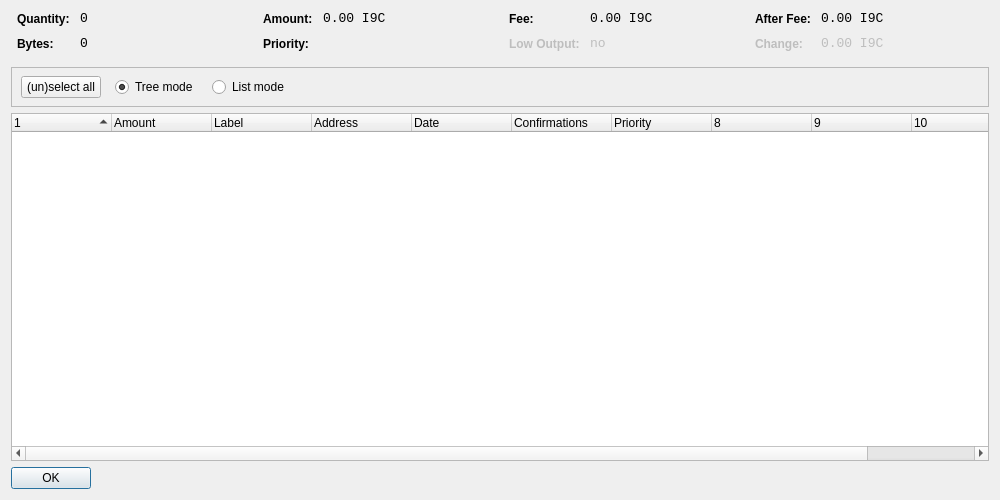
<?xml version="1.0" encoding="UTF-8"?>
<ui version="4.0">
 <class>CoinControlDialog</class>
 <widget class="QDialog" name="CoinControlDialog">
  <property name="geometry">
   <rect>
    <x>0</x>
    <y>0</y>
    <width>1000</width>
    <height>500</height>
   </rect>
  </property>
  <property name="windowTitle">
   <string>Coin Control</string>
  </property>
  <layout class="QVBoxLayout" name="verticalLayout">
   <item>
    <layout class="QHBoxLayout" name="horizontalLayoutTop" stretch="0,0,0,0">
     <property name="topMargin">
      <number>0</number>
     </property>
     <property name="bottomMargin">
      <number>10</number>
     </property>
     <item>
      <layout class="QFormLayout" name="formLayoutCoinControl1">
       <property name="horizontalSpacing">
        <number>10</number>
       </property>
       <property name="verticalSpacing">
        <number>10</number>
       </property>
       <property name="leftMargin">
        <number>6</number>
       </property>
       <property name="rightMargin">
        <number>6</number>
       </property>
       <item row="0" column="0">
        <widget class="QLabel" name="labelCoinControlQuantityText">
         <property name="styleSheet">
          <string notr="true">font-weight:bold;</string>
         </property>
         <property name="text">
          <string>Quantity:</string>
         </property>
        </widget>
       </item>
       <item row="0" column="1">
        <widget class="QLabel" name="labelCoinControlQuantity">
         <property name="font">
          <font>
           <family>Monospace</family>
           <pointsize>10</pointsize>
          </font>
         </property>
         <property name="cursor">
          <cursorShape>IBeamCursor</cursorShape>
         </property>
         <property name="contextMenuPolicy">
          <enum>Qt::ActionsContextMenu</enum>
         </property>
         <property name="text">
          <string notr="true">0</string>
         </property>
         <property name="textInteractionFlags">
          <set>Qt::LinksAccessibleByMouse|Qt::TextSelectableByKeyboard|Qt::TextSelectableByMouse</set>
         </property>
        </widget>
       </item>
       <item row="1" column="0">
        <widget class="QLabel" name="labelCoinControlBytesText">
         <property name="styleSheet">
          <string notr="true">font-weight:bold;</string>
         </property>
         <property name="text">
          <string>Bytes:</string>
         </property>
        </widget>
       </item>
       <item row="1" column="1">
        <widget class="QLabel" name="labelCoinControlBytes">
         <property name="font">
          <font>
           <family>Monospace</family>
           <pointsize>10</pointsize>
          </font>
         </property>
         <property name="cursor">
          <cursorShape>IBeamCursor</cursorShape>
         </property>
         <property name="contextMenuPolicy">
          <enum>Qt::ActionsContextMenu</enum>
         </property>
         <property name="text">
          <string notr="true">0</string>
         </property>
         <property name="textInteractionFlags">
          <set>Qt::LinksAccessibleByMouse|Qt::TextSelectableByKeyboard|Qt::TextSelectableByMouse</set>
         </property>
        </widget>
       </item>
      </layout>
     </item>
     <item>
      <layout class="QFormLayout" name="formLayoutCoinControl2">
       <property name="horizontalSpacing">
        <number>10</number>
       </property>
       <property name="verticalSpacing">
        <number>10</number>
       </property>
       <property name="leftMargin">
        <number>6</number>
       </property>
       <property name="rightMargin">
        <number>6</number>
       </property>
       <item row="0" column="0">
        <widget class="QLabel" name="labelCoinControlAmountText">
         <property name="styleSheet">
          <string notr="true">font-weight:bold;</string>
         </property>
         <property name="text">
          <string>Amount:</string>
         </property>
        </widget>
       </item>
       <item row="0" column="1">
        <widget class="QLabel" name="labelCoinControlAmount">
         <property name="font">
          <font>
           <family>Monospace</family>
           <pointsize>10</pointsize>
          </font>
         </property>
         <property name="cursor">
          <cursorShape>IBeamCursor</cursorShape>
         </property>
         <property name="contextMenuPolicy">
          <enum>Qt::ActionsContextMenu</enum>
         </property>
         <property name="text">
          <string notr="true">0.00 I9C</string>
         </property>
         <property name="textInteractionFlags">
          <set>Qt::LinksAccessibleByMouse|Qt::TextSelectableByKeyboard|Qt::TextSelectableByMouse</set>
         </property>
        </widget>
       </item>
       <item row="1" column="0">
        <widget class="QLabel" name="labelCoinControlPriorityText">
         <property name="styleSheet">
          <string notr="true">font-weight:bold;</string>
         </property>
         <property name="text">
          <string>Priority:</string>
         </property>
        </widget>
       </item>
       <item row="1" column="1">
        <widget class="QLabel" name="labelCoinControlPriority">
         <property name="font">
          <font>
           <family>Monospace</family>
           <pointsize>10</pointsize>
          </font>
         </property>
         <property name="cursor">
          <cursorShape>IBeamCursor</cursorShape>
         </property>
         <property name="contextMenuPolicy">
          <enum>Qt::ActionsContextMenu</enum>
         </property>
         <property name="text">
          <string/>
         </property>
         <property name="textInteractionFlags">
          <set>Qt::LinksAccessibleByMouse|Qt::TextSelectableByKeyboard|Qt::TextSelectableByMouse</set>
         </property>
        </widget>
       </item>
      </layout>
     </item>
     <item>
      <layout class="QFormLayout" name="formLayoutCoinControl3">
       <property name="horizontalSpacing">
        <number>10</number>
       </property>
       <property name="verticalSpacing">
        <number>10</number>
       </property>
       <property name="leftMargin">
        <number>6</number>
       </property>
       <property name="rightMargin">
        <number>6</number>
       </property>
       <item row="0" column="0">
        <widget class="QLabel" name="labelCoinControlFeeText">
         <property name="styleSheet">
          <string notr="true">font-weight:bold;</string>
         </property>
         <property name="text">
          <string>Fee:</string>
         </property>
        </widget>
       </item>
       <item row="0" column="1">
        <widget class="QLabel" name="labelCoinControlFee">
         <property name="font">
          <font>
           <family>Monospace</family>
           <pointsize>10</pointsize>
          </font>
         </property>
         <property name="cursor">
          <cursorShape>IBeamCursor</cursorShape>
         </property>
         <property name="contextMenuPolicy">
          <enum>Qt::ActionsContextMenu</enum>
         </property>
         <property name="text">
          <string notr="true">0.00 I9C</string>
         </property>
         <property name="textInteractionFlags">
          <set>Qt::LinksAccessibleByMouse|Qt::TextSelectableByKeyboard|Qt::TextSelectableByMouse</set>
         </property>
        </widget>
       </item>
       <item row="1" column="0">
        <widget class="QLabel" name="labelCoinControlLowOutputText">
         <property name="enabled">
          <bool>false</bool>
         </property>
         <property name="styleSheet">
          <string notr="true">font-weight:bold;</string>
         </property>
         <property name="text">
          <string>Low Output:</string>
         </property>
        </widget>
       </item>
       <item row="1" column="1">
        <widget class="QLabel" name="labelCoinControlLowOutput">
         <property name="enabled">
          <bool>false</bool>
         </property>
         <property name="font">
          <font>
           <family>Monospace</family>
           <pointsize>10</pointsize>
          </font>
         </property>
         <property name="cursor">
          <cursorShape>IBeamCursor</cursorShape>
         </property>
         <property name="contextMenuPolicy">
          <enum>Qt::ActionsContextMenu</enum>
         </property>
         <property name="text">
          <string notr="true">no</string>
         </property>
         <property name="textInteractionFlags">
          <set>Qt::LinksAccessibleByMouse|Qt::TextSelectableByKeyboard|Qt::TextSelectableByMouse</set>
         </property>
        </widget>
       </item>
      </layout>
     </item>
     <item>
      <layout class="QFormLayout" name="formLayoutCoinControl4">
       <property name="horizontalSpacing">
        <number>10</number>
       </property>
       <property name="verticalSpacing">
        <number>10</number>
       </property>
       <property name="leftMargin">
        <number>6</number>
       </property>
       <property name="rightMargin">
        <number>6</number>
       </property>
       <item row="0" column="0">
        <widget class="QLabel" name="labelCoinControlAfterFeeText">
         <property name="styleSheet">
          <string notr="true">font-weight:bold;</string>
         </property>
         <property name="text">
          <string>After Fee:</string>
         </property>
        </widget>
       </item>
       <item row="0" column="1">
        <widget class="QLabel" name="labelCoinControlAfterFee">
         <property name="font">
          <font>
           <family>Monospace</family>
           <pointsize>10</pointsize>
          </font>
         </property>
         <property name="cursor">
          <cursorShape>IBeamCursor</cursorShape>
         </property>
         <property name="contextMenuPolicy">
          <enum>Qt::ActionsContextMenu</enum>
         </property>
         <property name="text">
          <string notr="true">0.00 I9C</string>
         </property>
         <property name="textInteractionFlags">
          <set>Qt::LinksAccessibleByMouse|Qt::TextSelectableByKeyboard|Qt::TextSelectableByMouse</set>
         </property>
        </widget>
       </item>
       <item row="1" column="0">
        <widget class="QLabel" name="labelCoinControlChangeText">
         <property name="enabled">
          <bool>false</bool>
         </property>
         <property name="styleSheet">
          <string notr="true">font-weight:bold;</string>
         </property>
         <property name="text">
          <string>Change:</string>
         </property>
        </widget>
       </item>
       <item row="1" column="1">
        <widget class="QLabel" name="labelCoinControlChange">
         <property name="enabled">
          <bool>false</bool>
         </property>
         <property name="font">
          <font>
           <family>Monospace</family>
           <pointsize>10</pointsize>
          </font>
         </property>
         <property name="cursor">
          <cursorShape>IBeamCursor</cursorShape>
         </property>
         <property name="contextMenuPolicy">
          <enum>Qt::ActionsContextMenu</enum>
         </property>
         <property name="text">
          <string notr="true">0.00 I9C</string>
         </property>
         <property name="textInteractionFlags">
          <set>Qt::LinksAccessibleByMouse|Qt::TextSelectableByKeyboard|Qt::TextSelectableByMouse</set>
         </property>
        </widget>
       </item>
      </layout>
     </item>
    </layout>
   </item>
   <item>
    <widget class="QFrame" name="frame">
     <property name="minimumSize">
      <size>
       <width>0</width>
       <height>40</height>
      </size>
     </property>
     <property name="frameShape">
      <enum>QFrame::StyledPanel</enum>
     </property>
     <property name="frameShadow">
      <enum>QFrame::Sunken</enum>
     </property>
     <widget class="QWidget" name="horizontalLayoutWidget">
      <property name="geometry">
       <rect>
        <x>10</x>
        <y>0</y>
        <width>781</width>
        <height>41</height>
       </rect>
      </property>
      <layout class="QHBoxLayout" name="horizontalLayoutPanel" stretch="0,0,0,0,0">
       <property name="spacing">
        <number>14</number>
       </property>
       <item>
        <widget class="QPushButton" name="pushButtonSelectAll">
         <property name="sizePolicy">
          <sizepolicy hsizetype="Maximum" vsizetype="Fixed">
           <horstretch>0</horstretch>
           <verstretch>0</verstretch>
          </sizepolicy>
         </property>
         <property name="text">
          <string>(un)select all</string>
         </property>
        </widget>
       </item>
       <item>
        <widget class="QRadioButton" name="radioTreeMode">
         <property name="sizePolicy">
          <sizepolicy hsizetype="Maximum" vsizetype="Fixed">
           <horstretch>0</horstretch>
           <verstretch>0</verstretch>
          </sizepolicy>
         </property>
         <property name="text">
          <string>Tree mode</string>
         </property>
         <property name="checked">
          <bool>true</bool>
         </property>
        </widget>
       </item>
       <item>
        <widget class="QRadioButton" name="radioListMode">
         <property name="sizePolicy">
          <sizepolicy hsizetype="Maximum" vsizetype="Fixed">
           <horstretch>0</horstretch>
           <verstretch>0</verstretch>
          </sizepolicy>
         </property>
         <property name="text">
          <string>List mode</string>
         </property>
        </widget>
       </item>
       <item>
        <spacer name="horizontalSpacer">
         <property name="orientation">
          <enum>Qt::Horizontal</enum>
         </property>
         <property name="sizeHint" stdset="0">
          <size>
           <width>40</width>
           <height>20</height>
          </size>
         </property>
        </spacer>
       </item>
      </layout>
     </widget>
    </widget>
   </item>
   <item>
    <widget class="CoinControlTreeWidget" name="treeWidget">
     <property name="contextMenuPolicy">
      <enum>Qt::CustomContextMenu</enum>
     </property>
     <property name="sortingEnabled">
      <bool>false</bool>
     </property>
     <property name="columnCount">
      <number>11</number>
     </property>
     <attribute name="headerShowSortIndicator" stdset="0">
      <bool>true</bool>
     </attribute>
     <attribute name="headerStretchLastSection">
      <bool>false</bool>
     </attribute>
     <column>
      <property name="text">
       <string/>
      </property>
     </column>
     <column>
      <property name="text">
       <string>Amount</string>
      </property>
     </column>
     <column>
      <property name="text">
       <string>Label</string>
      </property>
     </column>
     <column>
      <property name="text">
       <string>Address</string>
      </property>
     </column>
     <column>
      <property name="text">
       <string>Date</string>
      </property>
     </column>
     <column>
      <property name="text">
       <string>Confirmations</string>
      </property>
      <property name="toolTip">
       <string>Confirmed</string>
      </property>
     </column>
     <column>
      <property name="text">
       <string>Priority</string>
      </property>
     </column>
     <column>
      <property name="text">
       <string/>
      </property>
     </column>
     <column>
      <property name="text">
       <string/>
      </property>
     </column>
     <column>
      <property name="text">
       <string/>
      </property>
     </column>
     <column>
      <property name="text">
       <string/>
      </property>
     </column>
    </widget>
   </item>
   <item>
    <widget class="QDialogButtonBox" name="buttonBox">
     <property name="sizePolicy">
      <sizepolicy hsizetype="Maximum" vsizetype="Fixed">
       <horstretch>0</horstretch>
       <verstretch>0</verstretch>
      </sizepolicy>
     </property>
     <property name="orientation">
      <enum>Qt::Horizontal</enum>
     </property>
     <property name="standardButtons">
      <set>QDialogButtonBox::Ok</set>
     </property>
    </widget>
   </item>
  </layout>
 </widget>
 <customwidgets>
  <customwidget>
   <class>CoinControlTreeWidget</class>
   <extends>QTreeWidget</extends>
   <header>coincontroltreewidget.h</header>
  </customwidget>
 </customwidgets>
 <resources/>
 <connections/>
</ui>
